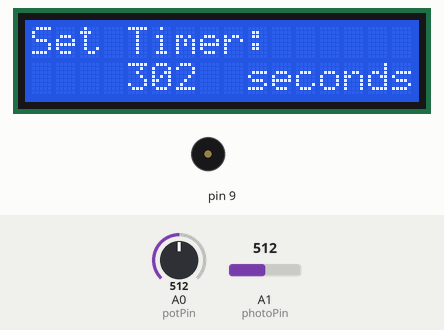
This sketch was run on a simulated Arduino Leonardo, built with avr-gcc and run on an emulated ATmega32U4. Parts: 16×2 character LCD, buzzer (waves = sounding). The test bench sets the inputs (shaded band); at power-on: A1 (photoPin) = 512, A0 (potPin) = 512. USB keyboard and mouse output is not drawn; what the sketch prints to the serial monitor is not drawn.

Above: at 1.2 s.
1.3 s: A1 (photoPin) set to 308
2.8 s: A1 (photoPin) set to 294
At 3.6 s:
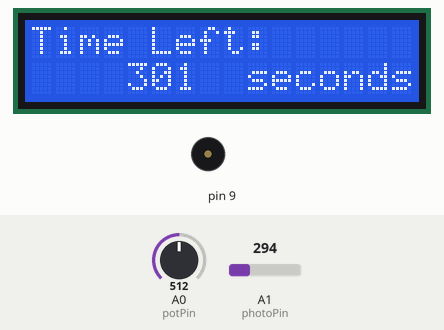
At 4.86 s:
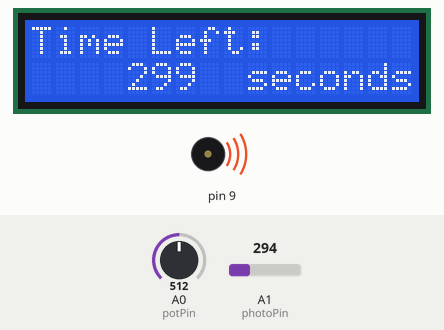
Timing chart, 0 to 11.4 s (numbered marks = the images above; inputs shaded):
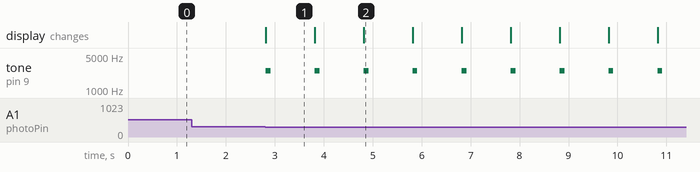

Measured:
- the behaviour switches between 301 and 300 on A1 (photoPin) (found by bisection; images 0 and 1)
- after the input at 2.8 s, tone on pin 9: alternates 2500 Hz for 0.10 s and silent for 0.90 s, starting at once; the display: first changes at once (image 1 shows a later state)
- what the display in image 1 shows lasts 1.0 s, from 2.8 s to 3.8 s

The sketch:

screenBoom.ino
```cpp
/*
  This is an arduino timer that will
  automatically log you out of your computer
            ***beware of unsaved files!!!***
  Screen Timer v2
  Aurthor: James Shih
  references
  https://www.arduino.cc/en/Reference/KeyboardModifiers
  https://www.arduino.cc/en/Reference/KeyboardPress
*/
#include <LiquidCrystal.h>
#include <Keyboard.h>
#include <HID.h>
LiquidCrystal lcd(12, 11, 5, 4, 3, 2);
char cmdKey = KEY_LEFT_GUI;
char shfKey = KEY_LEFT_SHIFT;
char rtnKey = KEY_RETURN;
int potPin = A0;
int photoPin = A1;
int val = 0;
int photoVal = 0;
int counter = 0;
int countNum = 0;
int caseState = 0;
unsigned long pTime = 0;

void setup() {
  Keyboard.begin();
  lcd.begin(16, 2);
  Serial.begin(9600);
}

void loop() {
  val = analogRead(potPin);
  photoVal = analogRead(photoPin);
  counter = map(val, 0, 1016, 0, 600); //map to 600 seconds
  long cTime = millis();
  Serial.print(photoVal);
  Serial.print("      ");
  Serial.print(counter);
  Serial.print("      ");
  Serial.print(countNum);
  Serial.println();

  switch (caseState) {
    case 0:
      lcd.setCursor(0, 0);
      lcd.print("Set Timer:");
      lcd.setCursor(0, 1);
      lcd.print("    ");
      lcd.print(counter);
      lcd.print("  seconds");
      lcd.print("    ");

      if (photoVal <= 300) {
        tone(9, 3000, 100); //set time sound
        countNum = counter;
        lcd.clear();
        caseState++;
      }
      break;

    case 1:
      lcd.setCursor(0, 0);
      lcd.print("Time Left:");
      lcd.setCursor(0, 1);
      if (cTime - pTime >= 1000 && countNum > 0) {
        pTime = cTime;
        tone(9, 2500, 100);
        countNum--;
        lcd.print("    ");
        lcd.print(countNum);
        lcd.print("  seconds");
        lcd.print("    ");
      } else if (countNum <= 0) {
        lcd.clear();
        caseState++;
      }
      break;

    case 2:
      lcd.setCursor(0, 0);
      lcd.print("     ");
      lcd.print("BOOM!");
      lcd.setCursor(0, 1);
      lcd.print("");
      //Boom sound effect
      tone(9, 400, 800);
      delay(400);
      tone(9, 200, 1000);
      //Logout Mac
      Keyboard.press(cmdKey);
      Keyboard.press(shfKey);
      Keyboard.press('q');
      delay(100);
      Keyboard.releaseAll();
      Keyboard.press(rtnKey);
      Keyboard.releaseAll();
      delay(6000);
      lcd.clear();
      caseState = 0;
      break;
  }
}
```
